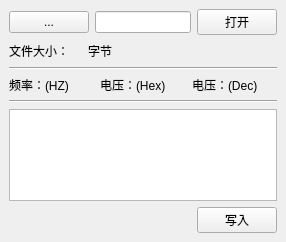
<?xml version="1.0" encoding="UTF-8"?>
<ui version="4.0">
 <class>MainWindow</class>
 <widget class="QMainWindow" name="MainWindow">
  <property name="geometry">
   <rect>
    <x>0</x>
    <y>0</y>
    <width>286</width>
    <height>242</height>
   </rect>
  </property>
  <property name="windowTitle">
   <string>MainWindow</string>
  </property>
  <widget class="QWidget" name="centralwidget">
   <layout class="QGridLayout" name="gridLayout">
    <item row="0" column="0">
     <layout class="QVBoxLayout" name="verticalLayout">
      <item>
       <layout class="QHBoxLayout" name="horizontalLayout_3">
        <item>
         <widget class="QPushButton" name="pushButton_3">
          <property name="text">
           <string>...</string>
          </property>
         </widget>
        </item>
        <item>
         <widget class="QLineEdit" name="lineEdit_path"/>
        </item>
        <item>
         <widget class="QPushButton" name="pushButton_open">
          <property name="text">
           <string>打开</string>
          </property>
         </widget>
        </item>
       </layout>
      </item>
      <item>
       <layout class="QHBoxLayout" name="horizontalLayout_4">
        <item>
         <widget class="QLabel" name="label_3">
          <property name="text">
           <string>文件大小：</string>
          </property>
         </widget>
        </item>
        <item>
         <widget class="QLabel" name="label_filesize">
          <property name="text">
           <string/>
          </property>
         </widget>
        </item>
        <item>
         <widget class="QLabel" name="label_4">
          <property name="text">
           <string>字节</string>
          </property>
         </widget>
        </item>
        <item>
         <spacer name="horizontalSpacer_2">
          <property name="orientation">
           <enum>Qt::Horizontal</enum>
          </property>
          <property name="sizeHint" stdset="0">
           <size>
            <width>40</width>
            <height>20</height>
           </size>
          </property>
         </spacer>
        </item>
       </layout>
      </item>
      <item>
       <widget class="Line" name="line">
        <property name="orientation">
         <enum>Qt::Horizontal</enum>
        </property>
       </widget>
      </item>
      <item>
       <layout class="QHBoxLayout" name="horizontalLayout_5">
        <item>
         <widget class="QLabel" name="label">
          <property name="text">
           <string>频率：(HZ)</string>
          </property>
         </widget>
        </item>
        <item>
         <widget class="QLabel" name="label_5">
          <property name="text">
           <string>电压：(Hex)</string>
          </property>
         </widget>
        </item>
        <item>
         <widget class="QLabel" name="label_6">
          <property name="text">
           <string>电压：(Dec)</string>
          </property>
         </widget>
        </item>
       </layout>
      </item>
      <item>
       <layout class="QHBoxLayout" name="horizontalLayout" stretch="1,1,1">
        <item>
         <layout class="QVBoxLayout" name="verticalLayout_freq"/>
        </item>
        <item>
         <layout class="QVBoxLayout" name="verticalLayout_vol_hex"/>
        </item>
        <item>
         <layout class="QVBoxLayout" name="verticalLayout_vol_dec"/>
        </item>
       </layout>
      </item>
      <item>
       <widget class="Line" name="line_2">
        <property name="orientation">
         <enum>Qt::Horizontal</enum>
        </property>
       </widget>
      </item>
      <item>
       <widget class="QTextBrowser" name="textBrowser"/>
      </item>
      <item>
       <layout class="QHBoxLayout" name="horizontalLayout_2">
        <item>
         <spacer name="horizontalSpacer">
          <property name="orientation">
           <enum>Qt::Horizontal</enum>
          </property>
          <property name="sizeHint" stdset="0">
           <size>
            <width>40</width>
            <height>20</height>
           </size>
          </property>
         </spacer>
        </item>
        <item>
         <widget class="QPushButton" name="pushButton_write">
          <property name="text">
           <string>写入</string>
          </property>
         </widget>
        </item>
       </layout>
      </item>
     </layout>
    </item>
   </layout>
  </widget>
 </widget>
 <resources/>
 <connections/>
</ui>
